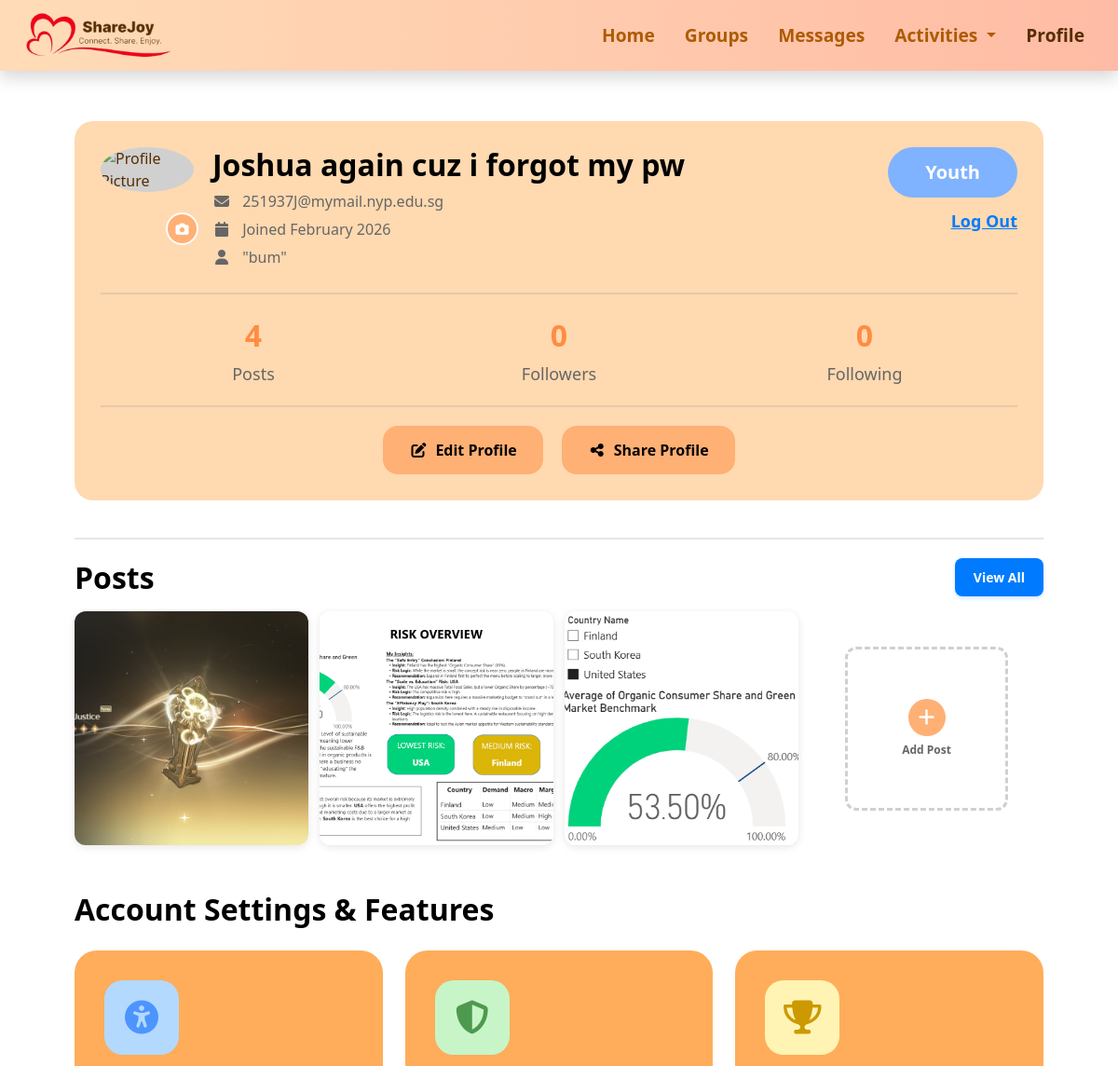
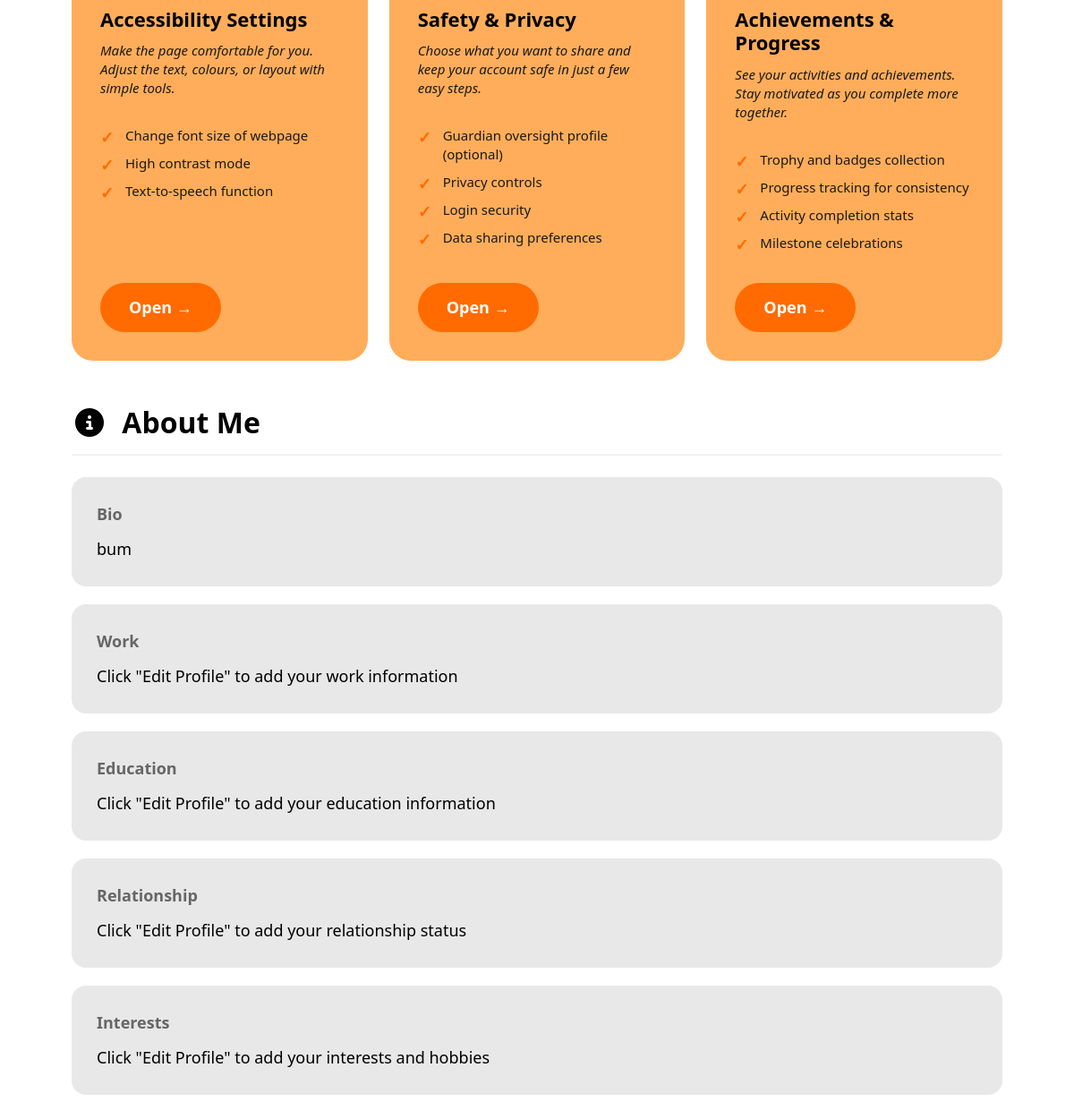
The app's page /profile (signed in) with its own data (2 pictures, top to bottom).
### users.py (models this page shows, shortened)
class User(db.Model):
    __tablename__ = 'user'
    id = db.Column(db.Integer, primary_key=True)
    full_name = db.Column(db.String(100), nullable=False)
    email = db.Column(db.String(120), unique=True, nullable=False)
    mobile = db.Column(db.String(20), nullable=False)
    date_of_birth = db.Column(db.Date, nullable=False)
    age_category = db.Column(db.String(20), nullable=False)  # Youth, Senior, Others
    password_hash = db.Column(db.String(200), nullable=False)
    bio = db.Column(db.Text, nullable=True)
    id_card_filename = db.Column(db.String(200), nullable=True)
    profile_image = db.Column(db.String(200), nullable=True)
    work = db.Column(db.Text, nullable=True)
    education = db.Column(db.Text, nullable=True)
    relationship = db.Column(db.Text, nullable=True)
    interests = db.Column(db.Text, nullable=True)
    posts_count = db.Column(db.Integer, default=0)
    followers_count = db.Column(db.Integer, default=0)
    following_count = db.Column(db.Integer, default=0)
    created_at = db.Column(db.DateTime, default=datetime.utcnow)

### posts.py (models this page shows, shortened)
class Post(db.Model):
    __tablename__ = 'post'
    id = db.Column(db.Integer, primary_key=True)
    user_id = db.Column(db.Integer, db.ForeignKey('user.id'), nullable=False)
    image_filename = db.Column(db.String(200), nullable=False)
    caption = db.Column(db.Text, nullable=True)
    created_at = db.Column(db.DateTime, default=datetime.utcnow)
    user = db.relationship('User', backref='posts')

### app.py (the view)
@app.route("/profile")
@login_required
def profile():
    user = get_current_user()
    joined_date = user.created_at.strftime("%B %Y")
    posts = Post.query.filter_by(user_id=user.id).order_by(Post.created_at.desc()).limit(3).all()
    return render_template("profile.html",
                         title="Profile",
                         user=user,
                         joined_date=joined_date,
                         posts=posts)

### app.py (called while the page is built)
def login_required(f):
    @wraps(f)
    def decorated_function(*args, **kwargs):
        if 'user_id' not in session:
            flash('Please log in to access this page.', 'error')
            return redirect(url_for('loginpage'))
        return f(*args, **kwargs)
    return decorated_function

def get_current_user():
    if 'user_id' in session:
        return User.query.get(session['user_id'])
    return None

### templates/profile.html (shortened to what this page needs)
{% extends "base.html" %}
{% block extra_css %}
<link rel="stylesheet" href="{{ url_for('static', filename='css/profile.css') }}">
<link rel="stylesheet" href="https://cdnjs.cloudflare.com/ajax/libs/font-awesome/6.5.0/css/all.min.css">
{% endblock %}
{% block content %}
<div class="profile-page">
  <section class="profile-card">
    <div class="profile-top">
      <div class="profile-left">
        <div class="avatar-container">
          {% if user.profile_image %}
            <img id="profileImage" src="{{ url_for('static', filename='uploads/' + user.profile_image) }}" class="avatar" alt="Profile Picture">
          {% else %}
            <img id="profileImage" src="https://static.vecteezy.com/system/resources/thumbnails/002/534/006/small/social-media-chatting-online-blank-profile-picture-head-and-body-icon-people-standing-icon-grey-background-free-vector.jpg" class="avatar" alt="Profile Picture">
          {% endif %}
          <div class="avatar-overlay">
            <button id="uploadBtn" class="avatar-btn">
              <i class="fa-solid fa-camera"></i>
            </button>
          </div>
        </div>
        <div class="profile-info">
          <h1 class="profile-name">{{ user.full_name }}</h1>
          <div class="info">
            <i class="fa-solid fa-envelope"></i>
            {{ user.email }}
          </div>
          <div class="info">
            <i class="fa-solid fa-calendar"></i>
            Joined {{ joined_date }}
          </div>
          <div class="info">
            <i class="fa-solid fa-user"></i>
            "{{ user.bio or 'No bio yet' }}"
          </div>
        </div>
      </div>
      <div class="profile-right">
        <span class="tag">{{ user.age_category }}</span>
        <a href="{{ url_for('logout') }}" class="logout-btn">
          Log Out
        </a>
      </div>
    </div>
    <hr class="divider">
    <div class="stats">
      <div>
        <strong>{{ user.posts_count }}</strong>
        <span>Posts</span>
      </div>
      <div>
        <strong>{{ user.followers_count }}</strong>
        <span>Followers</span>
      </div>
      <div>
        <strong>{{ user.following_count }}</strong>
        <span>Following</span>
      </div>
    </div>
    <hr class="divider">
    <div class="actions">
      <button id="editProfile">
        <i class="fa-solid fa-pen-to-square"></i> Edit Profile
      </button>
      <button id="shareProfile">
        <i class="fa-solid fa-share-nodes"></i> Share Profile
      </button>
    </div>
  </section>
    <hr class="divider">
    <div class="posts-section">
      <div class="posts-header">
        <h2>Posts</h2>
        {% if posts %}
          <a href="{{ url_for('all_posts') }}" class="view-all-posts">View All</a>
        {% endif %}
      </div>
      {% if posts %}
        <div class="posts-grid">
          {% for post in posts %}
            <div class="post-card">
              <img src="{{ url_for('static', filename='uploads/' + post.image_filename) }}" alt="Post" class="post-image">
            </div>
          {% endfor %}
          <div class="add-post-card" onclick="document.getElementById('addPostModal').style.display='flex'">
            <div class="add-post-icon">
              <i class="fa-solid fa-plus"></i>
            </div>
            <p>Add Post</p>
          </div>
        </div>
      {% endif %}
    </div>
  <section class="settings">
    <h2>Account Settings & Features</h2>
    <div class="settings-grid">
      <div class="setting-card">
        <div class="icon-wrapper accessibility">
          <i class="fa-solid fa-universal-access"></i>
        </div>
        <h3>Accessibility Settings</h3>
        <p class="setting-description">
          Make the page comfortable for you. Adjust the text, colours, or layout with simple tools.
        </p>
        <ul class="setting-list">
          <li>Change font size of webpage</li>
          <li>High contrast mode</li>
          <li>Text-to-speech function</li>
        </ul>
        <a href="{{ url_for('accessibility') }}">Open →</a>
      </div>
      <div class="setting-card">
        <div class="icon-wrapper safety">
          <i class="fa-solid fa-shield-halved"></i>
        </div>
        <h3>Safety & Privacy</h3>
        <p class="setting-description">
          Choose what you want to share and keep your account safe in just a few easy steps.
        </p>
        <ul class="setting-list">
          <li>Guardian oversight profile (optional)</li>
          <li>Privacy controls</li>
          <li>Login security</li>
          <li>Data sharing preferences</li>
        </ul>
        <a href="{{ url_for('safetynprivacy') }}">Open →</a>
      </div>
      <div class="setting-card">
        <div class="icon-wrapper achievements">
          <i class="fa-solid fa-trophy"></i>
        </div>
        <h3>Achievements & Progress</h3>
        <p class="setting-description">
          See your activities and achievements. Stay motivated as you complete more together.
        </p>
        <ul class="setting-list">
          <li>Trophy and badges collection</li>
          <li>Progress tracking for consistency</li>
          <li>Activity completion stats</li>
          <li>Milestone celebrations</li>
        </ul>
        <a href="{{ url_for('achievements') }}">Open →</a>
      </div>
    </div>
  </section>
  <section class="about">
    <h2>
      <i class="fa-solid fa-circle-info"></i> About Me
    </h2>
    <hr class="about-divider">
    <div class="about-box">
      <strong>Bio</strong>
      <p>{{ user.bio or 'Click "Edit Profile" to add your bio' }}</p>
    </div>
    <div class="about-box">
      <strong>Work</strong>
      <p>{{ user.work or 'Click "Edit Profile" to add your work information' }}</p>
    </div>
    <div class="about-box">
      <strong>Education</strong>
      <p>{{ user.education or 'Click "Edit Profile" to add your education information' }}</p>
    </div>
    <div class="about-box">
      <strong>Relationship</strong>
      <p>{{ user.relationship or 'Click "Edit Profile" to add your relationship status' }}</p>
    </div>
    <div class="about-box">
      <strong>Interests</strong>
      <p>{{ user.interests or 'Click "Edit Profile" to add your interests and hobbies' }}</p>
    </div>
  </section>
</div>
{% endblock %}

### static/css/base.css (style rules this page uses)
h1 { font-size: 2rem; }
body, input, textarea, .form-label, .formL { color: #582D00 !important; }
h2 { font-size: 1.5rem; }

### records on screen
User: full_name "Joshua again cuz i forgot my pw", email "251937J@mymail.nyp.edu.sg", bio "bum", age_category "Youth", posts_count "4", followers_count "0", following_count "0", work "Click \"Edit Profile\" to add your work information", education "Click \"Edit Profile\" to add your education information", relationship "Click \"Edit Profile\" to add your relationship status", interests "Click \"Edit Profile\" to add your interests and hobbies"
Post: image_filename (picture)
Post: image_filename (picture)
Post: image_filename (picture)

### other values on screen
{{ joined_date }} "February 2026"
